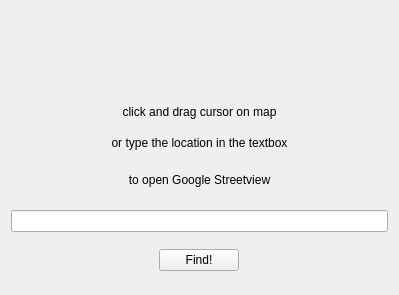
<?xml version="1.0" encoding="UTF-8"?>
<ui version="4.0">
 <class>go2streetviewDum</class>
 <widget class="QWidget" name="go2streetviewDum">
  <property name="geometry">
   <rect>
    <x>0</x>
    <y>0</y>
    <width>399</width>
    <height>295</height>
   </rect>
  </property>
  <property name="sizePolicy">
   <sizepolicy hsizetype="Expanding" vsizetype="Expanding">
    <horstretch>0</horstretch>
    <verstretch>0</verstretch>
   </sizepolicy>
  </property>
  <property name="windowTitle">
   <string>go2streetview</string>
  </property>
  <layout class="QVBoxLayout" name="verticalLayout">
   <item>
    <widget class="QLabel" name="iconRif">
     <property name="sizePolicy">
      <sizepolicy hsizetype="Ignored" vsizetype="Ignored">
       <horstretch>0</horstretch>
       <verstretch>0</verstretch>
      </sizepolicy>
     </property>
     <property name="minimumSize">
      <size>
       <width>0</width>
       <height>29</height>
      </size>
     </property>
     <property name="maximumSize">
      <size>
       <width>16777215</width>
       <height>60</height>
      </size>
     </property>
     <property name="text">
      <string/>
     </property>
     <property name="pixmap">
      <pixmap resource="resources.qrc">:/plugins/go2streetview/res/icoStreetview.png</pixmap>
     </property>
     <property name="scaledContents">
      <bool>false</bool>
     </property>
     <property name="alignment">
      <set>Qt::AlignBottom|Qt::AlignHCenter</set>
     </property>
    </widget>
   </item>
   <item>
    <widget class="QLabel" name="labelBottom">
     <property name="sizePolicy">
      <sizepolicy hsizetype="Ignored" vsizetype="Minimum">
       <horstretch>0</horstretch>
       <verstretch>0</verstretch>
      </sizepolicy>
     </property>
     <property name="minimumSize">
      <size>
       <width>0</width>
       <height>20</height>
      </size>
     </property>
     <property name="maximumSize">
      <size>
       <width>16777215</width>
       <height>20</height>
      </size>
     </property>
     <property name="text">
      <string>click and drag cursor on map</string>
     </property>
     <property name="alignment">
      <set>Qt::AlignBottom|Qt::AlignHCenter</set>
     </property>
    </widget>
   </item>
   <item>
    <widget class="QLabel" name="label">
     <property name="minimumSize">
      <size>
       <width>0</width>
       <height>20</height>
      </size>
     </property>
     <property name="maximumSize">
      <size>
       <width>16777215</width>
       <height>20</height>
      </size>
     </property>
     <property name="text">
      <string>or type the location in the textbox</string>
     </property>
     <property name="alignment">
      <set>Qt::AlignHCenter|Qt::AlignTop</set>
     </property>
    </widget>
   </item>
   <item>
    <widget class="QLabel" name="labelTop">
     <property name="sizePolicy">
      <sizepolicy hsizetype="Ignored" vsizetype="Ignored">
       <horstretch>0</horstretch>
       <verstretch>0</verstretch>
      </sizepolicy>
     </property>
     <property name="minimumSize">
      <size>
       <width>0</width>
       <height>20</height>
      </size>
     </property>
     <property name="maximumSize">
      <size>
       <width>16777215</width>
       <height>20</height>
      </size>
     </property>
     <property name="text">
      <string>to open Google Streetview</string>
     </property>
     <property name="alignment">
      <set>Qt::AlignHCenter|Qt::AlignTop</set>
     </property>
    </widget>
   </item>
   <item>
    <widget class="QLineEdit" name="lineEdit"/>
   </item>
   <item alignment="Qt::AlignHCenter">
    <widget class="QPushButton" name="pushButton">
     <property name="sizePolicy">
      <sizepolicy hsizetype="Minimum" vsizetype="Fixed">
       <horstretch>0</horstretch>
       <verstretch>0</verstretch>
      </sizepolicy>
     </property>
     <property name="maximumSize">
      <size>
       <width>100</width>
       <height>16777215</height>
      </size>
     </property>
     <property name="text">
      <string>Find!</string>
     </property>
    </widget>
   </item>
  </layout>
 </widget>
 <resources>
  <include location="resources.qrc"/>
 </resources>
 <connections/>
</ui>
